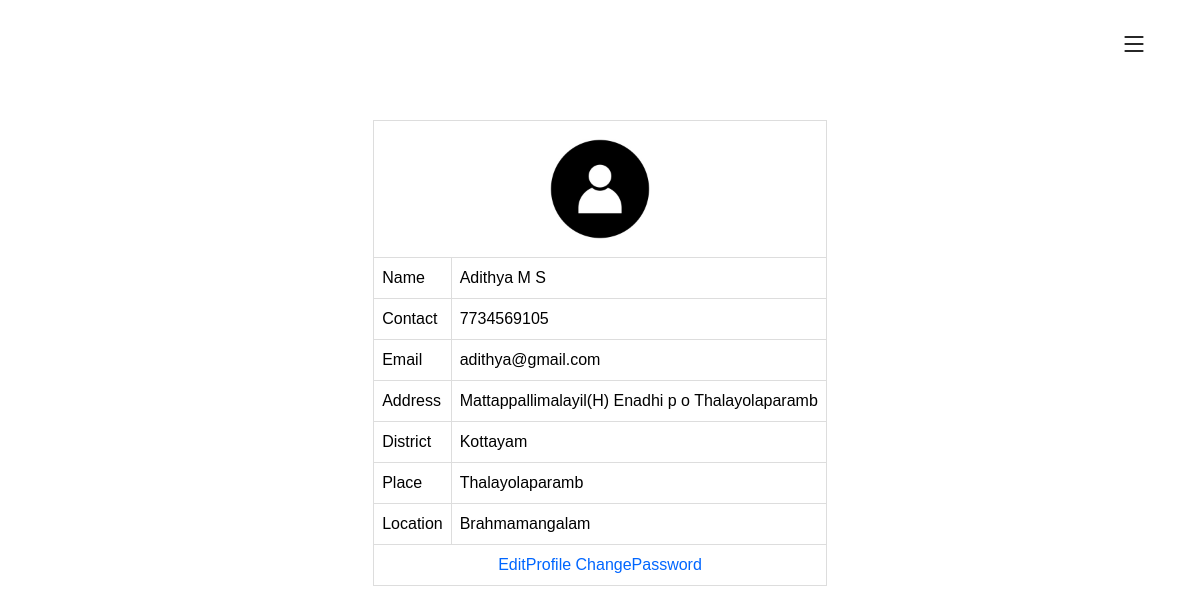
Screenshot of /user/myprf/ (signed in) with the database file from the repository.
### Guest/models.py (models this page shows)
class UserRegistration(models.Model):
    user_name=models.CharField(max_length=50)
    user_contact=models.CharField(max_length=10)
    user_email=models.EmailField(unique=True)
    user_address=models.TextField(null=True)
    user_location=models.ForeignKey(Location,on_delete=models.SET_NULL,null=True)
    user_photo=models.FileField(upload_to='userdocs/')
    user_proof=models.FileField(upload_to='userdocs/')
    user_pswrd=models.CharField(max_length=50,unique=True)
    user_doj=models.DateField(auto_now=True)

### Admin/models.py (models this page shows)
class Location(models.Model):
    location_name=models.CharField(max_length=50)
    place=models.ForeignKey(Place,on_delete=models.CASCADE)
    def __str__(self):
        return self.location_name

class Place(models.Model):
    place_name=models.CharField(max_length=50)
    district=models.ForeignKey(District,on_delete=models.CASCADE)
    def __str__(self):
        return self.place_name

class District(models.Model):
    district_name=models.CharField(max_length=50)
    def __str__(self):
        return self.district_name

### User/views.py (the view)
# urls.py: path('myprf/',views.profile,name="myprofile"),
def profile(request):
    if 'uid' in request.session:
        prf=UserRegistration.objects.get(id=request.session['uid'])
        return render(request,"User/MyProfile.html",{'PF':prf})
    else:
        return redirect('guest:Userlogin')

### User/Templates/User/MyProfile.html (shortened to what this page needs)
{% extends 'User/Head.html' %}
{% load static %}
{% block content %}
<!DOCTYPE html>
<html lang="en">
<head>
</head>
<body>
    <br><br><br><br><br>
    <div id="tab">
    <form action="" method="post">
        <table align="center" border="1">
            <tr>
                <td align="center" colspan="2"><img src="{{PF.user_photo.url}}" alt="img" width="120px" height="120px" style="border-radius:60px;">
                </td>
            </tr>
            <tr>
                <td>Name</td>
                <td>{{PF.user_name}}</td>
        </tr>
            <tr>
                <td>Contact</td>
                <td>{{PF.user_contact}}</td>
            </tr>
            <tr>
                <td>Email</td>
                <td>{{PF.user_email}}</td>
            </tr>
            <tr>
                <td>Address</td>
                <td>{{PF.user_address}}</td>
            </tr>
            <tr>
                <td>District</td>
                <td>{{PF.user_location.place.district}}</td>
            </tr>
            <tr>
                <td>Place</td>
                <td>{{PF.user_location.place}}</td>
            </tr>
            <tr>
                <td>Location</td>
                <td>{{PF.user_location}}</td>
            </tr>
            <tr>
                <td colspan="2" align="center"><a href="{% url 'User:editprofile' PF.id %}">EditProfile</a>
                    <a href="{% url 'User:changepassword' PF.id %}">ChangePassword</a></td>
            </tr>
        </table>
    </form>
    </div>
</body>
</html>
<br><br><br><br>
{% endblock content %}

### User/Templates/User/Head.html (shortened to what this page needs)
{% load static %}
<!DOCTYPE html>
<html lang="en">
<head>
  <link href="{% static 'main/assets/vendor/bootstrap/css/bootstrap.min.css' %}" rel="stylesheet">
  <link href="{% static 'main/assets/vendor/bootstrap-icons/bootstrap-icons.css' %}" rel="stylesheet">
  <link href="{% static 'main/assets/vendor/fontawesome-free/css/all.min.css' %}" rel="stylesheet">
  <link href="{% static 'main/assets/vendor/aos/aos.css' %}" rel="stylesheet">
  <link href="{% static 'main/assets/vendor/glightbox/css/glightbox.min.css' %}" rel="stylesheet">
  <link href="{% static 'main/assets/vendor/swiper/swiper-bundle.min.css' %}" rel="stylesheet">
  <link href="{% static 'main/assets/css/main.css' %}" rel="stylesheet">
  <link href="{% static 'form.css' %}" rel="stylesheet">
</head>
<body>
  <header id="header" class="header d-flex align-items-center" >
    <div class="container-fluid container-xl d-flex align-items-center justify-content-between">
      <i class="mobile-nav-toggle mobile-nav-show bi bi-list" style="color: black;"></i>
    </div>
  </header>
{% block content %}
{% endblock content %}
</body>
</html>

### Guest/static/main/assets/css/main.css (style rules this page uses)
:root { --font-default: "Open Sans", system-ui, -apple-system, "Segoe UI", Roboto, "Helvetica Neue", Arial, "Noto Sans", "Liberation Sans", sans-serif, "Apple Color Emoji", "Segoe UI Emoji", "Segoe UI Symbol", "Noto Color Emoji"; --font-primary: "Roboto", sans-serif; --font-secondary: "Work Sans", sans-serif; }
:root { --color-default: #364d59; --color-primary: #feb900; --color-secondary: #52565e; }
:root { scroll-behavior: smooth; }
body { font-family: var(--font-default); color: var(--color-default); overflow-x: hidden; }
a { color: var(--color-primary); text-decoration: none; }
.header { z-index: 997; position: absolute; padding: 30px 0; top: 0; left: 0; right: 0; }
@media (max-width: 1279px) { .mobile-nav-show { position: relative; color: #fff; font-size: 28px; cursor: pointer; line-height: 0; transition: 0.5s; z-index: 9999; padding-right: 10px; } }

### Guest/static/form.css (style rules this page uses)
#tab { font-family: "Trebuchet MS", Arial, Helvetica, sans-serif; border-collapse: collapse; width: 100%; }
#tab td, #tab th { border: 1px solid #ddd; padding: 8px; color: black; }
#tab a { color:#06F; }

### rows the page displays
UserRegistration: user_photo (picture), user_name "Adithya M S", user_contact "7734569105", user_email "adithya@gmail.com", user_address "Mattappallimalayil(H) Enadhi p o Thalayolaparamb", user_location.place.district "Kottayam", user_location.place "Thalayolaparamb", user_location "Brahmamangalam"
